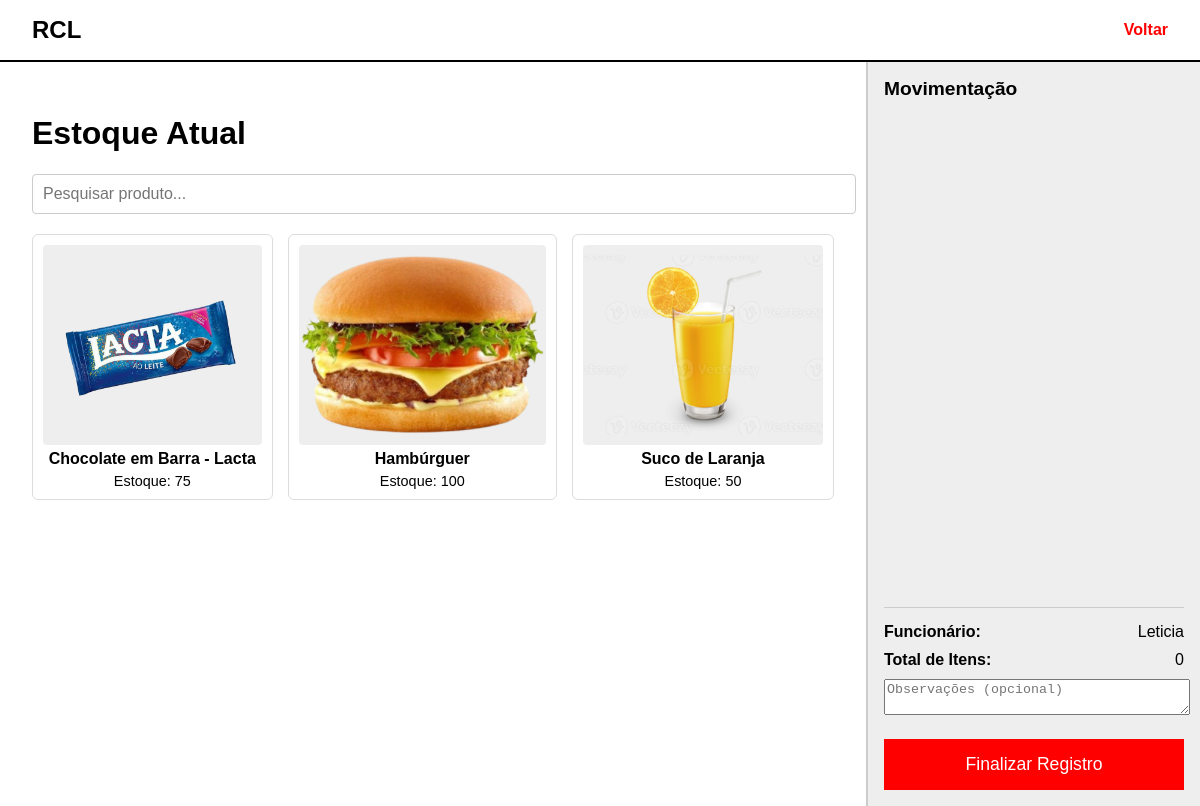
/EmployeeLayer/gerenciar_estoque.php (signed in), run on the app's committed database.
### tables this page shows
CREATE TABLE Produtos (
    id_produto INT AUTO_INCREMENT PRIMARY KEY,
    nome VARCHAR(100) NOT NULL,
    descricao TEXT NOT NULL,
    categoria VARCHAR(100) NOT NULL DEFAULT 'Geral',
    preco_unitario DECIMAL(10,2) NOT NULL,
    estoque INT NOT NULL,
    estoque_minimo INT NOT NULL,
    imagem VARCHAR(225) NOT NULL,
    
    created_by INT NOT NULL,
    created_at DATETIME NOT NULL DEFAULT CURRENT_TIMESTAMP,

    update_by INT NULL, 
    updated_at DATETIME DEFAULT CURRENT_TIMESTAMP ON UPDATE CURRENT_TIMESTAMP,

    CONSTRAINT fk_produtos_created_by 
        FOREIGN KEY (created_by) REFERENCES Funcionarios(id_funcionario)
        ON UPDATE CASCADE
        ON DELETE RESTRICT,

    CONSTRAINT fk_produtos_update_by 
        FOREIGN KEY (update_by) REFERENCES Funcionarios(id_funcionario)
        ON UPDATE CASCADE
        ON DELETE SET NULL 
);

### EmployeeLayer/gerenciar_estoque.php (the view, shortened to what this page needs)
<?php
$pdo = conectar();
$nome_funcionario = $_SESSION['funcionario_nome'];
try {
    $stmt = $pdo->query("SELECT id_produto, nome, estoque, estoque_minimo, imagem FROM produtos ORDER BY nome ASC");
    $produtos = $stmt->fetchAll(PDO::FETCH_ASSOC);
} catch (PDOException $e) {
    die("Erro ao carregar produtos: " . $e->getMessage());
}
?>
<!DOCTYPE html>
<html lang="pt-BR">
<head>
</head>
<body>
    <header>
        RCL
        <a href="home.php" class="voltar">Voltar</a>
    </header>
    <main class="d-horizontal">
        <div class="left-panel">
            <h1>Estoque Atual</h1>
            <div class="search-container">
                <input type="text" id="pesquisar-produto" placeholder="Pesquisar produto..." onkeyup="filterProducts()">
            </div>
            <div class="product-grid" id="product-grid">
                <?php foreach ($produtos as $produto):
                    $estoque_minimo = $produto['estoque_minimo'] ?? ESTOQUE_MINIMO_PADRAO;
                    $em_alerta = $produto['estoque'] < $estoque_minimo;
                ?>
                    <div
                        class="product-card"
                        data-id="<?= $produto['id_produto'] ?>"
                        data-name="<?= htmlspecialchars($produto['nome']) ?>"
                        onclick="addItemToMovement(<?= $produto['id_produto'] ?>, '<?= htmlspecialchars($produto['nome']) ?>')"
                    >
                        <div class="product-image">
                            <?php if (!empty($produto['imagem']) && file_exists($produto['imagem'])): ?>
                                <img src="<?= htmlspecialchars($produto['imagem']) ?>" alt="Img Prod">
                            <?php else: ?>
                            [Image of an image placeholder]
                            <?php endif; ?>
                        </div>
                        <div class="product-name"><?= htmlspecialchars($produto['nome']) ?></div>
                        <div class="product-stock">
                            Estoque: <span class="<?= $em_alerta ? 'stock-alert' : '' ?>">
                                <?= $produto['estoque'] ?>
                            </span>
                        </div>
                    </div>
                <?php endforeach; ?>
            </div>
        </div>
        <div class="right-panel">
            <div class="list-header">Movimentação</div>
            <ul id="movimentacao-list">
                </ul>
            <div class="list-footer">
                <div class="footer-row">
                    <label>Funcionário:</label>
                    <span><?= htmlspecialchars($nome_funcionario) ?></span>
                </div>
                <div class="footer-row">
                    <label>Total de Itens:</label>
                    <span id="total-itens-movimentados">0</span>
                </div>
                <textarea id="observacao" placeholder="Observações (opcional)" style="width: 100%; margin-bottom: 10px;"></textarea>
                <button id="finalizar-registro" onclick="finalizeMovement()">
                    Finalizar Registro
                </button>
            </div>
        </div>
    </main>
</body>
</html>

### EmployeeLayer/gerenciar_estoque.php (style rules this page uses)
body { margin: 0; font-family: Arial, sans-serif; background-color: #f4f4f4; }
header { display: flex; justify-content: space-between; align-items: center; padding: 1rem 2rem; border-bottom: 2px solid #000; background: white; font-size: 1.5rem; font-weight: bold; }
.voltar { color: red; text-decoration: none; font-size: 1rem; }
main { display: flex; height: calc(100vh - 56px); }
.left-panel { flex: 3; padding: 2rem; background: white; overflow-y: auto; }
.search-container { margin-bottom: 20px; }
#pesquisar-produto { width: 100%; padding: 10px; font-size: 1rem; border: 1px solid #ccc; border-radius: 4px; }
.product-grid { display: grid; grid-template-columns: repeat(3, 1fr); gap: 15px; }
.product-card { border: 1px solid #ddd; border-radius: 6px; padding: 10px; text-align: center; cursor: pointer; transition: background-color 0.2s, border-color 0.2s; position: relative; }
.product-name { font-weight: bold; margin-bottom: 5px; }
.product-stock { font-size: 0.9em; }
.product-image { width: 100%; height: 200px; background-color: #eee; border-radius: 4px; margin-bottom: 5px; overflow: hidden; display: flex; justify-content: center; align-items: center; }
.product-image img { max-height: 180px; width: auto; object-fit: contain; }
.right-panel { flex: 1; padding: 1rem; background-color: #eee; border-left: 2px solid #ccc; display: flex; flex-direction: column; min-width: 300px; }
.list-header { font-size: 1.2rem; font-weight: bold; margin-bottom: 15px; }
#movimentacao-list { flex-grow: 1; overflow-y: auto; list-style: none; padding: 0; }
.list-footer { border-top: 1px solid #ccc; padding-top: 15px; }
.footer-row { display: flex; justify-content: space-between; margin-bottom: 10px; }
.footer-row label { font-weight: bold; }
#finalizar-registro { width: 100%; padding: 15px; background: red; color: white; border: none; font-size: 1.1em; cursor: pointer; margin-top: 10px; }

### data on the page
produtos: imagem (picture), nome "Chocolate em Barra - Lacta", estoque "75"
produtos: imagem (picture), nome "Hambúrguer", estoque "100"
produtos: imagem (picture), nome "Suco de Laranja", estoque "50"

### other printed values
$nome_funcionario "Leticia"
